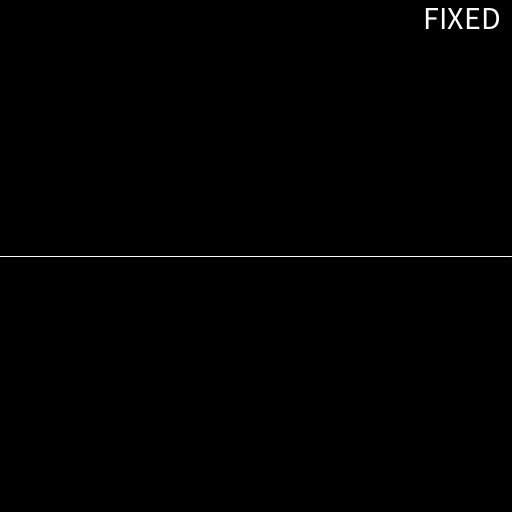
Frame 1 (no input)
Frame 60 (the mouse pressed at the canvas centre just before this capture): identical to frame 1, image omitted
Frame 120 (the mouse held since frame 60 and released just before this capture): identical to frame 1, image omitted

The Processing sketch that drew this single still picture (run headless with seeded random() and noise(); from frame 60 on, the mouse is pressed at the canvas centre):

// Processing sketch: Wave
// ── Wave.pde
// wave simulation
// siwoo kim 2020

/*

  the wave equation is defined as
  
    d^2u
    ---- = c^2 nabla^2u,
    dt^2
    
  which can be simplified to
  
    d^2u       d^2u
    ---- = c^2 ----
    dt^2       dx^2
    
  for the special case of a 
  simple one-dimensional wave.
  
*/

// configuration
// wave speed
final double C = 511.0;
// dampening factor per sec
final double D = 2.5;
// harmonic number
final int N = 5;
// time scale
final double TIME_SCALE = 1.0;
// sub steps
final int SUB_STEPS = 2000;

// pre-caculated values
final double DT = 1.0 / 60.0 / SUB_STEPS * TIME_SCALE; 
final double DX = 1.0;
final double CS = C * C;

// types
enum end_t {
  FIXED,
  FREE
}

// variables
int grab  = 0;
int start = 0;
boolean oscillate = false;
double[] u, v;

end_t t = end_t.FIXED;

// initialization
void setup() {  
  // display
  size(512, 512);
  frameRate(60);
  
  // list of u(x)
  u = new double[width];
  // list of (du/dt)(x)
  v = new double[width];
}

// main loop
void draw() {
  // calculations
  for (int s = 0; s < SUB_STEPS; s++) {
    // apply boundary condition at left edge
    // 2 * 511/n = l
    // l/c = T
    // c/(2 * 511/n) = f
    if (oscillate) u[0] = 32 * sin((float)(
      TIME_SCALE * 2 * PI * (millis() - start)/1000.0 *
      C/(2 * 511/N)
    ));
  
    // iterate through middle
    for (int i = 1; i < width - 1; i++) {
      if (!(mousePressed && mouseButton == LEFT && i == grab)) {
        double d1 = (u[i] - u[i - 1])/DX;
        double d2 = (u[i + 1] - u[i])/DX;
        v[i] += DT * CS * (d2 - d1)/DX;
        v[i] *= 1.0 - DT * D;
        u[i] += DT * v[i];
      }
    }
    
    // free boundary condition for right edge
    if (t == end_t.FREE) {
      double d1 = (u[width - 1] - u[width - 2])/DX;
      double d2 = 0.0;
      v[width - 1] += DT * CS * (d2 - d1)/DX;
      v[width - 1] *= 1.0 - DT * D;
      u[width - 1] += DT * v[width - 1];
    } else {
      // apply fixed boundary condition at right edge
      u[width - 1] = 0;
    }
  }
  
  // graphics
  background(0, 0, 0);
  stroke(color(255, 255, 255));
  fill(255, 255, 255);
  textSize(32);
  textAlign(LEFT, TOP);
  if (oscillate) {
    text("AUTO", 12, 6);
  }
  textAlign(RIGHT, TOP);
  if (t == end_t.FIXED) {
    text("FIXED", width - 12, 6);
  } else {
    text("FREE", width - 12, 6);
  }
  
  if (grab != 0) {
    circle(grab, mouseY, 8);
  }
  for (int i = 0; i < width - 1; i++) {
    if (i % 4 == 0) {
      set(i, height/2, color(255, 255, 255));
    }
  }
  for (int i = 0; i < width - 1; i++) {
    line(i,     height/2 - (int)u[i],
         i + 1, height/2 - (int)u[i + 1]);
  }
  
  // debug
  // println("fps: ", frameRate);
}

// input handling
void keyPressed() {
  if (key == 'o') {
    start = millis();
    
    oscillate = !oscillate;
  } else if (key == 'r') {
    for (int i = 0; i < width; i++) {
      u[i] = 0.0f;
      v[i] = 0.0f;
      
      oscillate = false;
    }
  } else if (key == 't') {
    if (t == end_t.FIXED) {
      t = end_t.FREE;
    } else {
      t = end_t.FIXED;
    }
  }
}
void mousePressed() {
  if (!oscillate &&
      mouseButton == LEFT &&
      mouseX != 0 && mouseX != width - 1) {
    grab = mouseX;
    
    u[grab] = height/2.0 - mouseY;
    v[grab] = 0;
  }
}
void mouseDragged() {
  if (grab != 0) {
    u[grab] = height/2.0 - mouseY;
    v[grab] = 0;
  }
}
void mouseReleased() {
  grab = 0;
}
